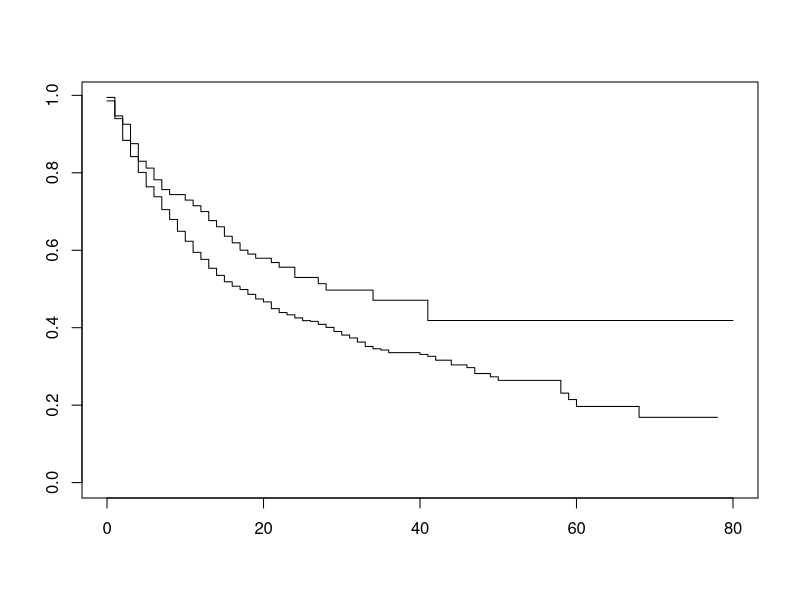
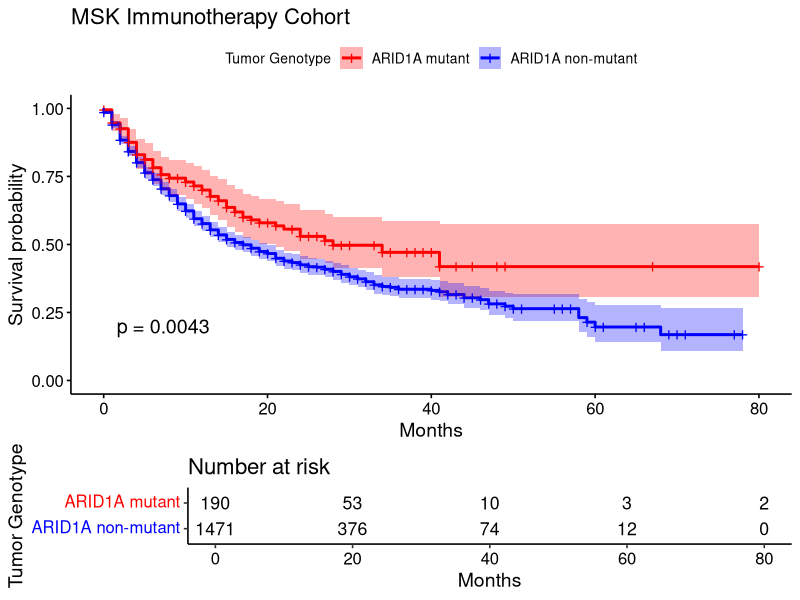
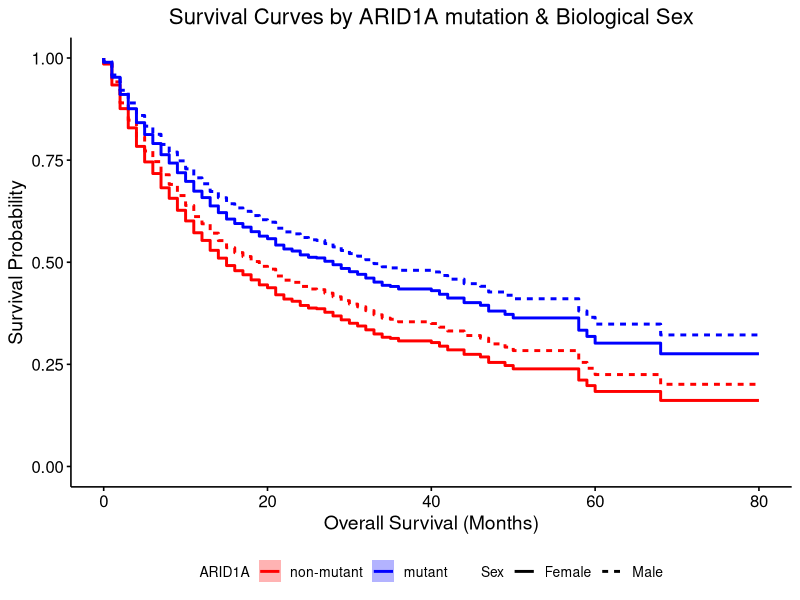
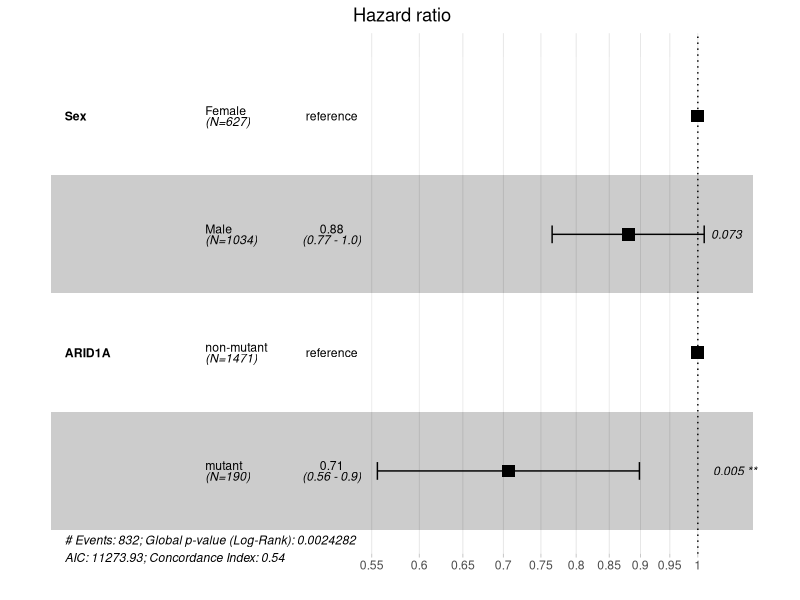

Here is the R script that generated these plots, in order:
## ---- chunk 1
knitr::opts_chunk$set(echo = TRUE)
knitr::opts_chunk$set(warning = FALSE)

## ---- chunk 2
library(survival)
library(survminer)


#To set working directory on windows machine, replace backslashes with double backslashes for R to accept our file path
wd <- r"(C:\Users\mattm\OneDrive\Desktop\GitHub_projects\Survival_analyses_with_R)"

#set our working directory (where our files are stored and outputted)
setwd(wd)

#set this as our working directory for all code chunks, not just this one.
#IGNORE if you're not using R markdown
knitr::opts_chunk$set(root.dir = wd)

#Set preference for no warnings to be given when running code chunks in R markdown
#IGNORE if you're not using R markdown
knitr::opts_chunk$set(warning = FALSE, message = FALSE) 

#read patient data from TMB MSKCC 2018 Immunotherapy study into Rstudio
survival_df <- read.delim("tmb_mskcc_2018_clinical_data.txt", header=T, sep = "\t" )
#replace single periods or double periods in column names with a single underscore
colnames(survival_df) <- gsub("\\.|\\.\\.", "_", colnames(survival_df))

head(survival_df)
dim(survival_df) #1661
length(unique(survival_df$Patient.ID)) #1661

#read in ARID1A mutant patient data
msk_arid1a <- read.delim("ARID1A_mutant_tmb_mskcc_2018_clinical_data.txt",header=T, sep = "\t")
colnames(msk_arid1a) <- gsub("\\.|\\.\\.", "_", colnames(msk_arid1a))
head(msk_arid1a)
dim(msk_arid1a) #190

## ---- chunk 3

#Pull Patient IDs for ARID1A mutant patients
msk_arid1a_id <- as.vector(msk_arid1a$Sample_ID)

#assign a new column called ARID1A and give "non-mutant" as default value. We'll add mutant values in the next step.
survival_df$ARID1A <- "non-mutant"

#assign ARID1A mutant samples with "mutant" value in ARID1A column using the patient ID to match these patients to the larger dataset
survival_df$ARID1A[survival_df$Sample_ID %in% msk_arid1a_id] <- "mutant"
table(survival_df$ARID1A)

#  Mutant Non-mutant
#. 190      1468
## ---- chunk 4

#Fit survival model using survfit() function from survival package using time (v14) and censored (v15) and specify that values of 1 are events (death).

#We also specify that we want to pull our data from the sample dataset and parse the data by values in the ARID1A column.
fit <- survfit(Surv(Overall_Survival_Months_, as.numeric(substr(Overall_Survival_Status, 1, 1))) ~ ARID1A,
  data = survival_df
)
plot(fit)

## ---- chunk 5

msk_surv <- ggsurvplot(fit, data = survival_df, palette = c("red", "blue"), title = "MSK Immunotherapy Cohort",
                       legend.title="Tumor Genotype", legend.labs=c("ARID1A mutant", "ARID1A non-mutant"), 
                       pval = TRUE, risk.table = TRUE, xlab = "Months", conf.int = TRUE)
msk_surv
## ---- chunk 6
#READ ME
#Before generating a cox model, we must convert character values in our columns representing our variables of interest to factors. Only character values need to be converted to factors, numeric values do not need to be converted to factors.
#For example, the ARID1A column character values of "non-mutant" or "mutant" must be converted to factors. 
survival_df$ARID1A <- as.factor(survival_df$ARID1A)
#The same need to convert to factors is true for the Sex column variable since the values of "Male" and "Female" are character values
survival_df$Sex <- as.factor(survival_df$Sex)

#Check levels of factors of interest
levels(survival_df$ARID1A)
levels(survival_df$Sex)


#Reorder ARID1A Factor levels so non-mutant is the reference factor for km & forest plots
new_levels <- c("non-mutant", "mutant")  # Replace with your desired order of levels
survival_df$ARID1A <- factor(survival_df$ARID1A, levels = new_levels)


# Create a cox regression model for ARID1A mutation and biological sex
cox_sex <- coxph(Surv(Overall_Survival_Months_, as.numeric(substr(Overall_Survival_Status, 1, 1))) ~ Sex + ARID1A, data = survival_df)

# Create cox data frame for possible combinations of ARID1A status and Sex status
sex_arid1a_df <- expand.grid(
  ARID1A = levels(survival_df$ARID1A),
  Sex = levels(survival_df$Sex))

#Assign arbitrary rowname values to the co-variate groupings
rownames(sex_arid1a_df) <- letters[1:4]
sex_arid1a_df

#Compute survival curves using survfit() function from survminer R package.
cxsurv <- survfit(cox_sex, data = survival_df, newdata = sex_arid1a_df, conf.type = "none")
#Check out the structure of cxsurv object
str(cxsurv)

#Make dataframe with survival curve information
surv_cxmod0 <- surv_summary(cxsurv)
head(surv_cxmod0)

#Append sex_arid1a_df rowname values to the surv_cxmod0 df
surv_cxmod <- cbind(surv_cxmod0,
                    sex_arid1a_df[as.character(surv_cxmod0$strata), ])

#Plot the survival curves for ARID1A and Sex variables
multivariate_survival <- ggsurvplot_df(surv_cxmod, linetype = "Sex"
                , color = "ARID1A",
                palette = c("red", "blue"),
                legend.title = NULL, censor = FALSE, risk.table = TRUE,
              pval = TRUE,
              conf.int = TRUE,
              legend = "bottom",
              title = "Survival Curves by ARID1A mutation & Biological Sex",
              xlab = "Overall Survival (Months)",
              ylab = "Survival Probability",
) 
multivariate_survival + theme(plot.title = element_text(hjust = 0.5))


## ---- chunk 7
#Take a look at the summary of our cox model
summary(cox_sex)
# Create a summary table of the model coefficients and their standard errors
summary_table <- summary(cox_sex)

# Extract the hazard ratios and their confidence intervals
hazard_ratios <- exp(summary_table$coefficients[, 1])
lower_ci <- exp(summary_table$coefficients[, 1] - 1.96 * summary_table$coefficients[, 2])
upper_ci <- exp(summary_table$coefficients[, 1] + 1.96 * summary_table$coefficients[, 2])

## ---- chunk 8

# Create a data frame with the variable names, hazard ratios, and confidence intervals
forest_data <- data.frame(
  Variable = row.names(summary_table$coefficients),
  HazardRatio = hazard_ratios,
  LowerCI = lower_ci,
  UpperCI = upper_ci
)

ggforest(cox_sex, data = survival_df, fontsize = 0.8)

